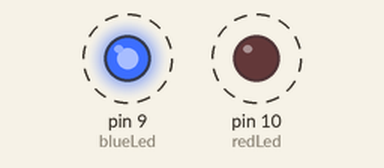
This sketch was run on a simulated Arduino Uno, built with avr-gcc and run on an emulated ATmega328P. Parts: output pins drawn as LEDs (lit = HIGH). Dashed ring = blinking.

Above: at 0.2 s.
Timing chart, 0 to 3.0 s (numbered marks = the images above):
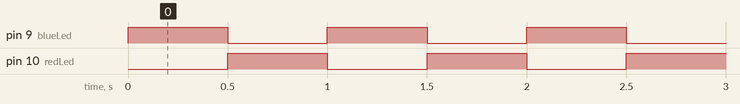

The sketch:

redBlueBliking.ino
```cpp
#define redLed 10
#define blueLed 9


void setup() {
  // put your setup code here, to run once:
  pinMode(redLed,OUTPUT);
  pinMode(blueLed,OUTPUT);
}

void loop() {
  // put your main code here, to run repeatedly:
  digitalWrite(redLed,LOW);
  digitalWrite(blueLed,HIGH);
  delay(500);
  digitalWrite(redLed,HIGH);
  digitalWrite(blueLed,LOW);
  delay(500);
}
```

Measured:
- by itself, pin 9 (blueLed), pin 10 (redLed): alternates HIGH for 0.50 s and LOW for 0.50 s
